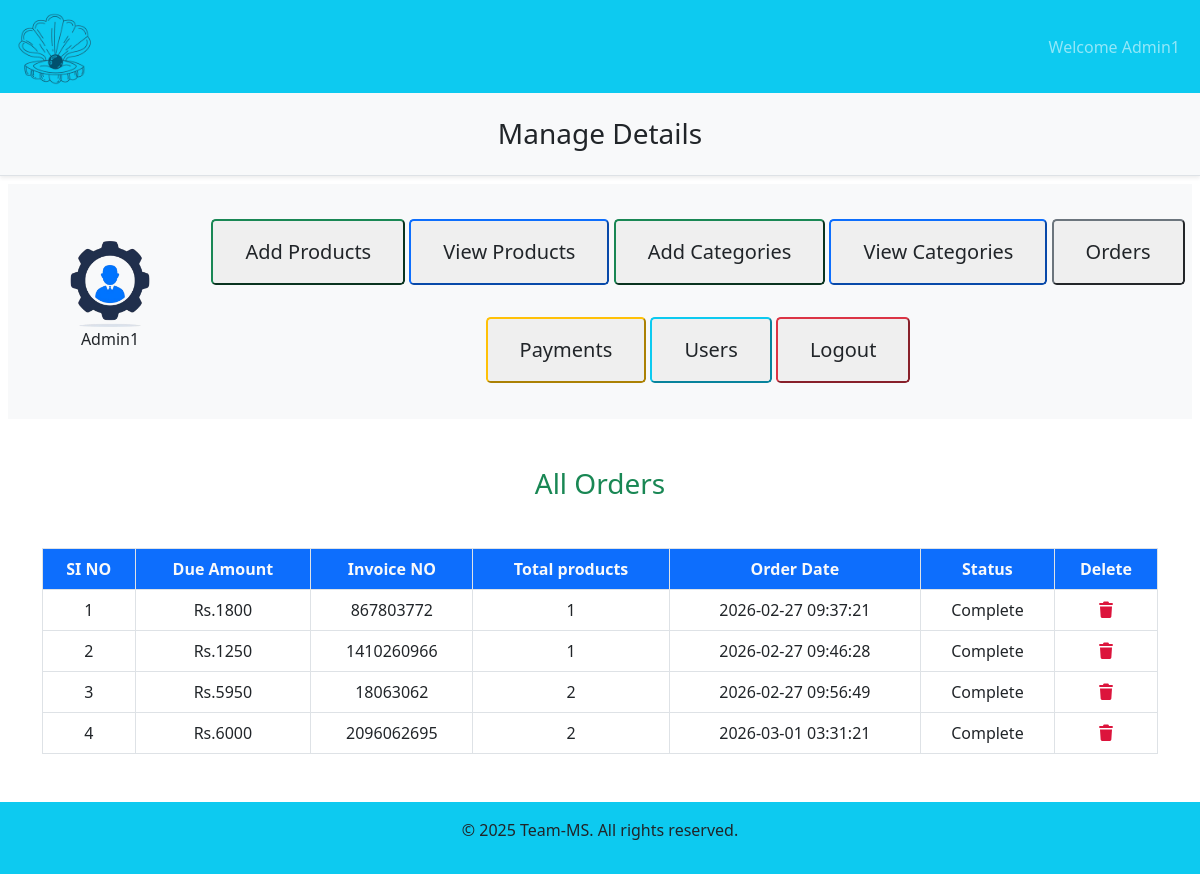
/admin/index.php?list_orders (signed in), run on the app's committed database.
### tables this page shows
CREATE TABLE `user_orders` (
  `order_id` int(11) NOT NULL,
  `user_id` int(11) NOT NULL,
  `amount_due` int(255) NOT NULL,
  `invoice_number` int(255) NOT NULL,
  `total_products` int(255) NOT NULL,
  `order_date` timestamp NOT NULL DEFAULT current_timestamp() ON UPDATE current_timestamp(),
  `order_status` varchar(255) NOT NULL
);

### admin/list_orders.php (the view)
<h3 class="text-center text-success">All Orders</h3>
<table class="table table-bordered mt-5 text-center">
    <thead class="bg-primary text-light">
        <?php
        $all_orders = "SELECT * FROM `user_orders`";
        $run_all = mysqli_query($con, $all_orders);
        $row_count = mysqli_num_rows($run_all);
        if($row_count == 0){
            echo "</thead></table><h2 class='text-danger text-center mt-5'>No orders yet!</h2>";
        } else {
            echo "<tr>
                    <th>SI NO</th>
                    <th>Due Amount</th>
                    <th>Invoice NO</th>
                    <th>Total products</th>
                    <th>Order Date</th>
                    <th>Status</th>
                    <th>Delete</th>
                </tr>
            </thead>
            <tbody>";
            $number = 0;
            while($row_data = mysqli_fetch_assoc($run_all)){
                $order_id = $row_data['order_id'];
                $amount_due = $row_data['amount_due'];
                $invoice_number = $row_data['invoice_number'];
                $total_products = $row_data['total_products'];
                $order_date = $row_data['order_date'];
                $order_status = $row_data['order_status'];
                $number++;
                echo "<tr>
                    <td>$number</td>
                    <td>Rs.$amount_due</td>
                    <td>$invoice_number</td>
                    <td>$total_products</td>
                    <td>$order_date</td>
                    <td>$order_status</td>
                    <td>
                        <a href='#' data-bs-toggle='modal' data-bs-target='#deleteOrder$order_id'>
                            <i class='fa-solid fa-trash' style='color:crimson'></i>
                        </a>
                    </td>
                </tr>
                <div class='modal fade' id='deleteOrder$order_id' tabindex='-1' aria-hidden='true'>
                    <div class='modal-dialog'>
                        <div class='modal-content'>
                            <div class='modal-body'>
                                <h4>Are you sure you want to delete Order #$invoice_number?</h4>
                                <p class='text-danger'>This will remove the order record from the database.</p>
                            </div>
                            <div class='modal-footer'>
                                <button type='button' class='btn btn-secondary' data-bs-dismiss='modal'>No</button>
                                <a href='index.php?delete_orders=$order_id' class='btn btn-primary text-decoration-none'>Yes, Delete</a>
                            </div>
                        </div>
                    </div>
                </div>";
            }
            echo "</tbody>";
        }
        ?>
</table>

### css/style.css (style rules this page uses)
* { margin: 0; padding: 0; box-sizing: border-box; }

### admin/index.php (style rules this page uses)
body { overflow-x: hidden; }

### data on the page
user_orders: amount_due "1800", invoice_number "867803772", total_products "1", order_date "2026-02-27 09:37:21", order_status "Complete"
user_orders: amount_due "1250", invoice_number "1410260966", total_products "1", order_date "2026-02-27 09:46:28", order_status "Complete"
user_orders: amount_due "5950", invoice_number "18063062", total_products "2", order_date "2026-02-27 09:56:49", order_status "Complete"
user_orders: amount_due "6000", invoice_number "2096062695", total_products "2", order_date "2026-03-01 03:31:21", order_status "Complete"

### other printed values
$_SESSION['admin_name'] "Admin1"
